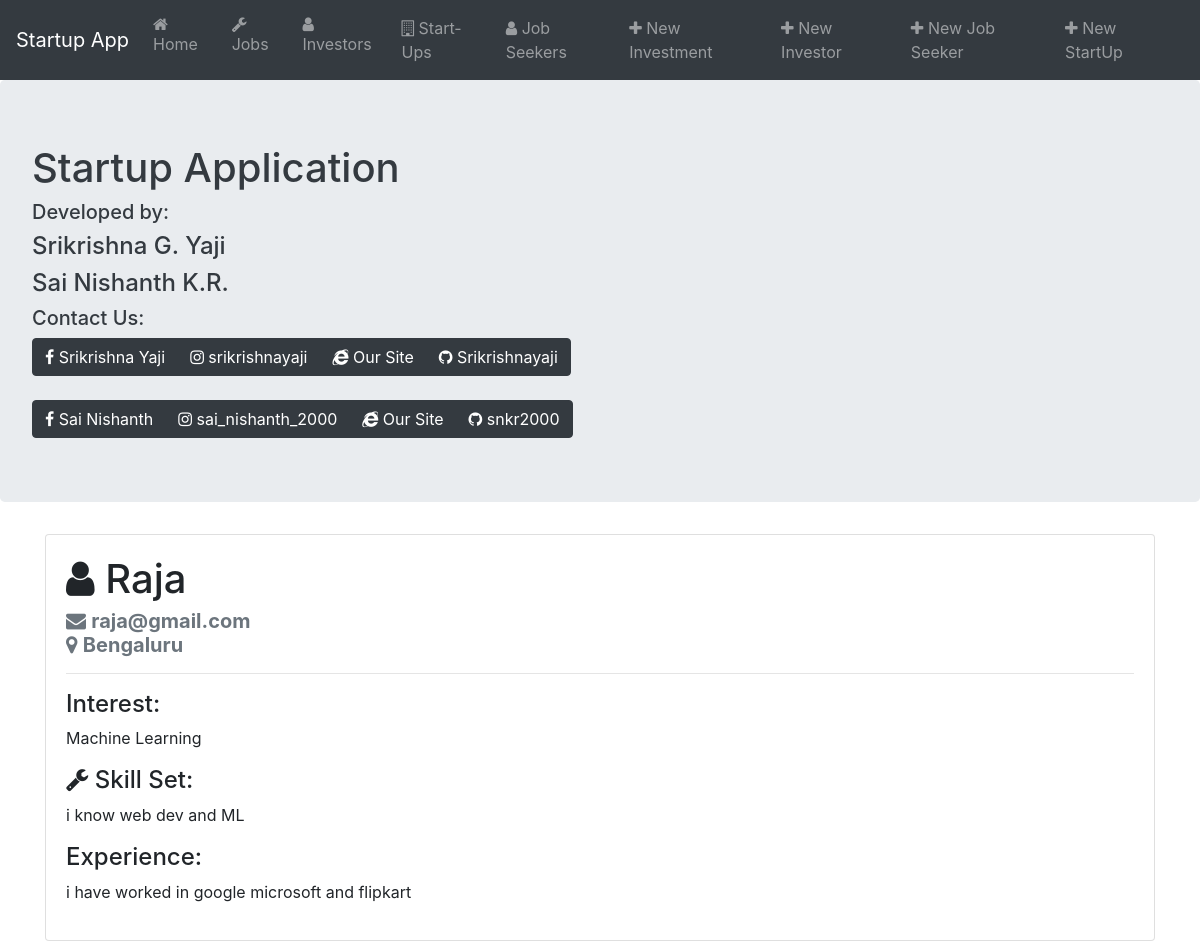
The page /seekers/1/ on the database its author committed.
### startup_app/models.py (models this page shows, shortened)
class Job_Seekers(models.Model):
    name      = models.CharField(max_length = 1000)
    email     = models.EmailField(max_length = 1000)
    location  = models.CharField(max_length = 1000)
    desired_field = models.CharField(max_length = 1000, default = "NULL")
    skill_set = models.TextField()
    years_of_experience = models.TextField()

### startup_app/views.py (the view)
# urls.py: path('seekers/<int:pk>/', views.JobSeekerDetailView.as_view(), name = 'seeker-detail'),
class JobSeekerDetailView(DetailView):
    model = Job_Seekers
    template_name = 'startup_app/seeker_detail.html'
    context_object_name = 'seeker'

### startup_app/templates/startup_app/seeker_detail.html (shortened to what this page needs)
{% extends "startup_app/base.html" %}
{% block content %}
<div>
<div class="card">
  <div class="card-body">
    <h1 class="card-title"><span class="fa fa-user"></span> {{ seeker.name }}</h1>
    <h5 class="card-subtitle mb-2 text-muted">
      <span class="fa fa-envelope"></span> <b>{{ seeker.email }}</b><br/>
      <span class="fa fa-map-marker"></span> <b>{{ seeker.location }}</b>
    </h5>
    <hr/>
    <div class="card-text">
      <h4>Interest:</h4>
      <p>{{ seeker.desired_field }}</p>
      <h4><span class="fa fa-wrench"></span> Skill Set: </h4>
      <p>{{ seeker.skill_set }} </p>
      <h4>Experience: </h4>
      <p>{{ seeker.years_of_experience }}</p>
    </div>
  </div>
</div>
</div>
{% endblock content %}

### rows shown on the page
Job_Seekers: name "Raja", email "raja@gmail.com", location "Bengaluru", desired_field "Machine Learning", skill_set "i know web dev and ML", years_of_experience "i have worked in google microsoft and flipkart"
